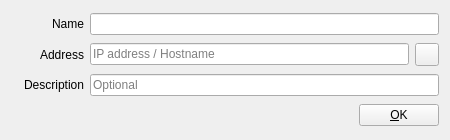
<?xml version="1.0" encoding="UTF-8"?>
<ui version="4.0">
 <class>AtemDeviceDialog</class>
 <widget class="QDialog" name="AtemDeviceDialog">
  <property name="geometry">
   <rect>
    <x>0</x>
    <y>0</y>
    <width>450</width>
    <height>140</height>
   </rect>
  </property>
  <property name="windowTitle">
   <string>New ATEM Mixer</string>
  </property>
  <layout class="QGridLayout" name="gridLayout">
   <item row="2" column="1">
    <widget class="QLabel" name="labelDescription">
     <property name="text">
      <string>Description</string>
     </property>
     <property name="alignment">
      <set>Qt::AlignRight|Qt::AlignTrailing|Qt::AlignVCenter</set>
     </property>
    </widget>
   </item>
   <item row="0" column="0" rowspan="3">
    <widget class="QLabel" name="labelDeviceIcon">
     <property name="text">
      <string/>
     </property>
     <property name="pixmap">
      <pixmap resource="Widgets.qrc">:/Graphics/Images/ServerBig.png</pixmap>
     </property>
     <property name="alignment">
      <set>Qt::AlignCenter</set>
     </property>
    </widget>
   </item>
   <item row="1" column="1">
    <widget class="QLabel" name="labelAddress">
     <property name="text">
      <string>Address</string>
     </property>
     <property name="alignment">
      <set>Qt::AlignRight|Qt::AlignTrailing|Qt::AlignVCenter</set>
     </property>
    </widget>
   </item>
   <item row="0" column="1">
    <widget class="QLabel" name="labelDeviceName">
     <property name="text">
      <string>Name</string>
     </property>
     <property name="alignment">
      <set>Qt::AlignRight|Qt::AlignTrailing|Qt::AlignVCenter</set>
     </property>
    </widget>
   </item>
   <item row="3" column="3">
    <spacer name="horizontalSpacer">
     <property name="orientation">
      <enum>Qt::Horizontal</enum>
     </property>
     <property name="sizeHint" stdset="0">
      <size>
       <width>40</width>
       <height>20</height>
      </size>
     </property>
    </spacer>
   </item>
   <item row="1" column="5">
    <widget class="QToolButton" name="toolButtonTestConnection">
     <property name="focusPolicy">
      <enum>Qt::NoFocus</enum>
     </property>
     <property name="toolTip">
      <string>Test Connection</string>
     </property>
     <property name="shortcut">
      <string>Alt+O</string>
     </property>
    </widget>
   </item>
   <item row="1" column="2" colspan="3">
    <widget class="QLineEdit" name="lineEditAddress">
     <property name="placeholderText">
      <string>IP address / Hostname</string>
     </property>
    </widget>
   </item>
   <item row="3" column="4" colspan="2">
    <widget class="QPushButton" name="pushButtonOk">
     <property name="focusPolicy">
      <enum>Qt::NoFocus</enum>
     </property>
     <property name="text">
      <string>&amp;OK</string>
     </property>
     <property name="shortcut">
      <string>Alt+O</string>
     </property>
    </widget>
   </item>
   <item row="0" column="2" colspan="4">
    <widget class="QLineEdit" name="lineEditDeviceName"/>
   </item>
   <item row="2" column="2" colspan="4">
    <widget class="QLineEdit" name="lineEditDescription">
     <property name="placeholderText">
      <string>Optional</string>
     </property>
    </widget>
   </item>
  </layout>
 </widget>
 <tabstops>
  <tabstop>lineEditDeviceName</tabstop>
  <tabstop>lineEditAddress</tabstop>
  <tabstop>lineEditDescription</tabstop>
 </tabstops>
 <resources>
  <include location="Widgets.qrc"/>
 </resources>
 <connections>
  <connection>
   <sender>pushButtonOk</sender>
   <signal>clicked()</signal>
   <receiver>AtemDeviceDialog</receiver>
   <slot>accept()</slot>
   <hints>
    <hint type="sourcelabel">
     <x>365</x>
     <y>122</y>
    </hint>
    <hint type="destinationlabel">
     <x>247</x>
     <y>144</y>
    </hint>
   </hints>
  </connection>
  <connection>
   <sender>lineEditAddress</sender>
   <signal>textChanged(QString)</signal>
   <receiver>AtemDeviceDialog</receiver>
   <slot>addressChanged(QString)</slot>
   <hints>
    <hint type="sourcelabel">
     <x>282</x>
     <y>45</y>
    </hint>
    <hint type="destinationlabel">
     <x>378</x>
     <y>0</y>
    </hint>
   </hints>
  </connection>
  <connection>
   <sender>lineEditDeviceName</sender>
   <signal>textChanged(QString)</signal>
   <receiver>AtemDeviceDialog</receiver>
   <slot>nameChanged(QString)</slot>
   <hints>
    <hint type="sourcelabel">
     <x>222</x>
     <y>16</y>
    </hint>
    <hint type="destinationlabel">
     <x>342</x>
     <y>1</y>
    </hint>
   </hints>
  </connection>
  <connection>
   <sender>toolButtonTestConnection</sender>
   <signal>clicked()</signal>
   <receiver>AtemDeviceDialog</receiver>
   <slot>testConnection()</slot>
   <hints>
    <hint type="sourcelabel">
     <x>425</x>
     <y>49</y>
    </hint>
    <hint type="destinationlabel">
     <x>449</x>
     <y>44</y>
    </hint>
   </hints>
  </connection>
 </connections>
 <slots>
  <slot>addressFinished()</slot>
  <slot>nameFinished()</slot>
  <slot>testConnection()</slot>
  <slot>okClicked()</slot>
  <slot>nameChanged(QString)</slot>
  <slot>addressChanged(QString)</slot>
 </slots>
</ui>
